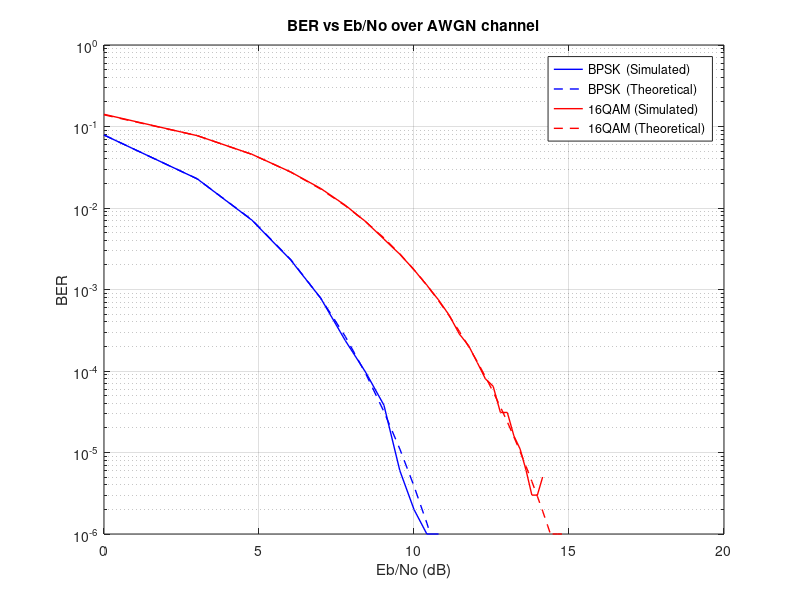

The MATLAB source for this figure:
set(0, 'DefaultFigureWindowStyle', 'docked'); clear; clc;
%% ======== Single Carrier Communication System ========
%  Modulation : BPSK and 16QAM
%  Channel    : AWGN(0,No/2) (baseband equivalent)
%  =====================================================

%% ================ Variables Definition ===============
Eb     = 1;        % normalized to 1
Eb_No  = 1:1:30;   % Eb/No
BER_B  = zeros(size(Eb_No));
BER_16 = zeros(size(Eb_No));

N_bits = 1e6;      % num of bits (large enough for low BER)
Ns_B   = N_bits;   % num of symbols
Ns_16  = N_bits/4; % num of symbols
bits   = randi([0 1], N_bits, 1);

%% ==================== 1. Mapper ======================
%  -------------- BPSK:  1 bit  per symbol -------------
S_B = (2*bits - 1) * sqrt(Eb); % 1 -> sqrt(Eb), 0 -> -sqrt(Eb)

%  -------------- 16QAM: 4 bits per symbol -------------
Eo = Eb/2.5;

S_16_temp = zeros(N_bits/2,1);
for i = 1:1:length(S_16_temp)
    temp = [bits(2*i), bits(2*i - 1)];
    if temp == [0 0]
        S_16_temp(i) = -3;
    elseif temp == [0 1]
        S_16_temp(i) = -1;
    elseif temp == [1 1]
        S_16_temp(i) =  1;
    elseif temp == [1 0]
        S_16_temp(i) =  3;
    end
end

S_16 = zeros(Ns_16, 1);
for i = 1:1:length(S_16)
    S_16(i) = S_16_temp(2*i) + j * S_16_temp(2*i - 1); % I Q
end
S_16 = S_16 * sqrt(Eo);


for i = 1:1:length(Eb_No)
    %% ==================== 2. Channel =====================
    No = Eb / Eb_No(i);
    
    %------------------------- BPSK  -------------------------
    W  = sqrt(No/2) .* randn(Ns_B,1); 
    X_B  = S_B + W;
    
    %------------------------- 16QAM -------------------------
    W = sqrt(No/2) .* (randn(Ns_16,1) + j*randn(Ns_16,1));
    X_16 = S_16 + W;

    %% ==================== 2. Demapper ====================
    %  ----------- BPSK: Decision boundary is 0 ------------
    bits_B_hat  = X_B > 0; % X > 0 -> decide 1, X < 0 -> decide 0

    %  16QAM: Decision boundaries per axis are 0 and ±2*sqrt(Eo)
    XI_16  = real(X_16);
    XQ_16  = imag(X_16);

    b3_hat = XI_16 > 0;                     % sign of I
    b2_hat = abs(XI_16) < 2*sqrt(Eo);       % inner vs outer on I
    b1_hat = XQ_16 > 0;                     % sign of Q
    b0_hat = abs(XQ_16) < 2*sqrt(Eo);       % inner vs outer on Q

    bits_16_hat = [b0_hat, b1_hat, b2_hat, b3_hat]';
    bits_16_hat = bits_16_hat(:);
    
    %% ================= 2. BER Calculator =================
    %  ----------------------- BPSK  ------------------------
    BER_B(i)  = mean(bits ~= bits_B_hat ); % ~= is for XOR

    %  ----------------------- 16QAM -----------------------
    BER_16(i) = mean(bits ~= bits_16_hat);

end

%% ==================== Theoretical BER ====================
%  ------------------------- BPSK  -------------------------
BER_B_theo  = 0.5   * erfc(sqrt(Eb_No));

%  ------------------------- 16QAM -------------------------
BER_16_theo = 0.375 * erfc(sqrt(Eb_No/2.5));

%% ======================= Plotting ========================
Eb_No_dB = 10*log10(Eb_No);

figure;

%  ------------------------- BPSK  -------------------------
semilogy(Eb_No_dB, BER_B,       'b'  , 'LineWidth', 1); hold on;
semilogy(Eb_No_dB, BER_B_theo,  'b--', 'LineWidth', 1); hold on;

%  ------------------------- 16QAM -------------------------
semilogy(Eb_No_dB, BER_16,      'r'  , 'LineWidth', 1); hold on;
semilogy(Eb_No_dB, BER_16_theo, 'r--', 'LineWidth', 1); hold on;

grid on; xlabel('Eb/No (dB)'); ylabel('BER');
title ('BER vs Eb/No over AWGN channel');
legend('BPSK  (Simulated)', 'BPSK  (Theoretical)', ...
       '16QAM (Simulated)', '16QAM (Theoretical)');
ylim([1e-6 1]);
